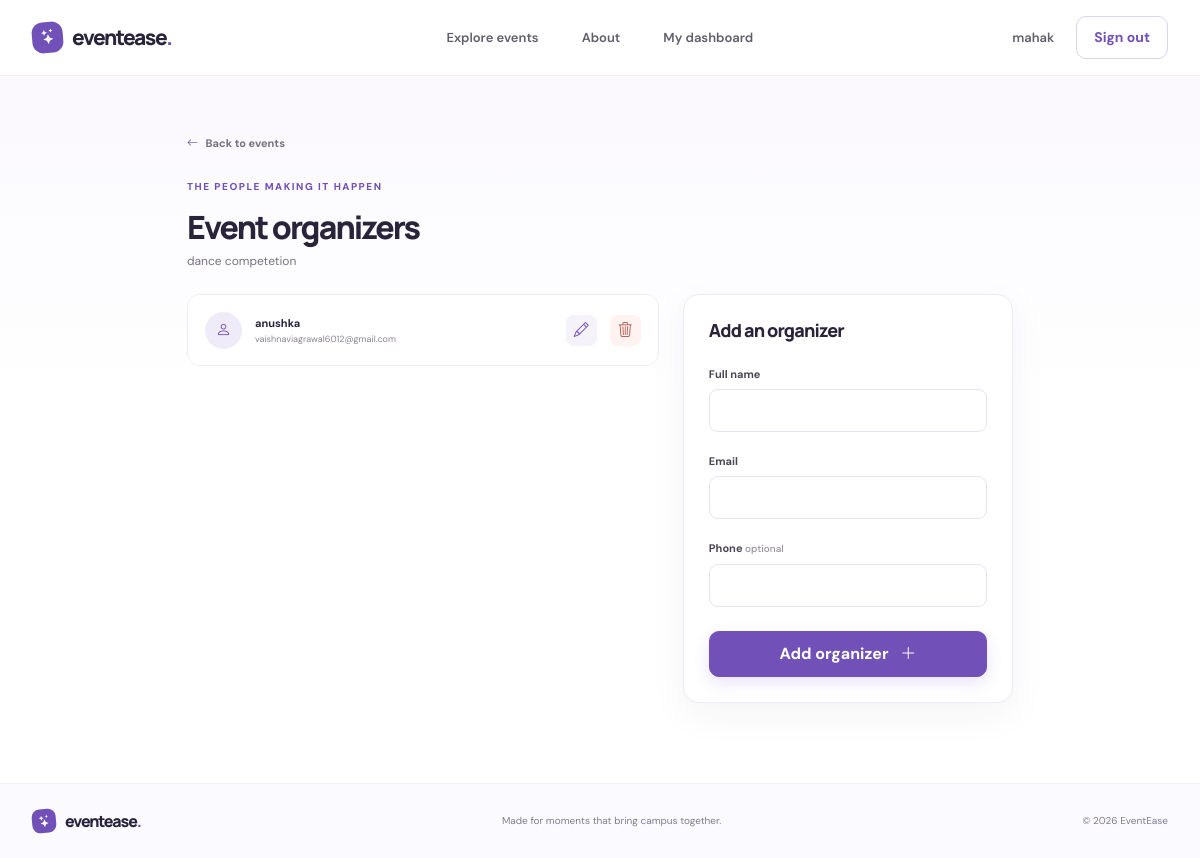
The app's page /admin/events/1/organizers (signed in) with its own data.
### models.py (models this page shows, shortened)
class User(UserMixin, db.Model):
    __table_args__ = (
        CheckConstraint("role IN ('super_admin', 'admin', 'student')", name="ck_user_role"),
    )
    id = db.Column(db.Integer, primary_key=True)
    full_name = db.Column(db.String(120), nullable=False)
    email = db.Column(db.String(254), unique=True, nullable=False, index=True)
    password_hash = db.Column(db.String(256), nullable=False)
    role = db.Column(db.String(20), nullable=False)
    is_approved = db.Column(db.Boolean, nullable=False, default=True)
    is_active_account = db.Column(db.Boolean, nullable=False, default=True)
    employee_id = db.Column(db.String(60), unique=True)
    enrollment_number = db.Column(db.String(60), unique=True)
    department = db.Column(db.String(120))
    course_year = db.Column(db.String(80))
    created_at = db.Column(db.DateTime, nullable=False, default=utcnow)
    registrations = db.relationship("Registration", back_populates="student", cascade="all, delete-orphan")
    attendances = db.relationship("Attendance", back_populates="student", cascade="all, delete-orphan")
    certificates = db.relationship("Certificate", back_populates="student", cascade="all, delete-orphan")
    @property
    def is_active(self):
        return self.is_active_account and (self.role != "admin" or self.is_approved)

class Event(db.Model):
    __table_args__ = (CheckConstraint("capacity > 0", name="ck_event_capacity_positive"),)
    id = db.Column(db.Integer, primary_key=True)
    title = db.Column(db.String(180), nullable=False)
    description = db.Column(db.Text, nullable=False)
    venue = db.Column(db.String(180), nullable=False)
    event_date = db.Column(db.Date, nullable=False, index=True)
    start_time = db.Column(db.Time, nullable=False)
    end_time = db.Column(db.Time, nullable=False)
    registration_opens = db.Column(db.DateTime, nullable=False)
    registration_closes = db.Column(db.DateTime, nullable=False)
    category = db.Column(db.String(80), nullable=False)
    capacity = db.Column(db.Integer, nullable=False)
    poster_filename = db.Column(db.String(255))
    attendance_token = db.Column(db.String(64), unique=True, nullable=False)
    created_by_id = db.Column(db.Integer, db.ForeignKey("user.id"), nullable=False)
    registrations = db.relationship("Registration", back_populates="event", cascade="all, delete-orphan")
    organizers = db.relationship("Organizer", back_populates="event", cascade="all, delete-orphan")
    attendances = db.relationship("Attendance", back_populates="event", cascade="all, delete-orphan")
    certificate_template = db.relationship(
        "CertificateTemplate", back_populates="event", uselist=False, cascade="all, delete-orphan"
    )
    certificates = db.relationship("Certificate", back_populates="event", cascade="all, delete-orphan")

class Organizer(db.Model):
    id = db.Column(db.Integer, primary_key=True)
    event_id = db.Column(db.Integer, db.ForeignKey("event.id"), nullable=False)
    name = db.Column(db.String(120), nullable=False)
    email = db.Column(db.String(254), nullable=False)
    phone = db.Column(db.String(40))
    event = db.relationship("Event", back_populates="organizers")

### app.py (the view, shortened to what this page needs)
    @app.route("/admin/events/<int:event_id>/organizers", methods=["GET", "POST"])
    @roles_required("admin", "super_admin")
    def organizers(event_id):
        event = event_or_404(event_id)
        if not can_manage_event(event):
            abort(403)
        return render_template("organizers.html", event=event)

### templates/organizers.html (shortened to what this page needs)
{% extends "base.html" %}
{% block content %}
<section class="dashboard-wrap"><div class="container form-page-container"><a class="auth-back" href="{{ url_for('manage_events') }}"><i class="bi bi-arrow-left"></i> Back to events</a>
<div class="page-title-row mt-4"><div><div class="eyebrow">The people making it happen</div><h1>Event organizers</h1><p>{{ event.title }}</p></div></div>
<div class="row g-4"><div class="col-lg-7"><div class="simple-list">{% for organizer in event.organizers %}<div class="simple-list-row"><span class="list-avatar"><i class="bi bi-person"></i></span><span class="list-main"><strong>{{ organizer.name }}</strong><small>{{ organizer.email }}{% if organizer.phone %} · {{ organizer.phone }}{% endif %}</small></span><a class="icon-action" href="{{ url_for('edit_organizer', organizer_id=organizer.id) }}" title="Edit organizer"><i class="bi bi-pencil"></i></a><form method="post" action="{{ url_for('delete_organizer', organizer_id=organizer.id) }}" onsubmit="return confirm('Remove this organizer?')"><input type="hidden" name="csrf_token" value="{{ csrf_token() }}"><button class="icon-action icon-action-danger" title="Remove organizer"><i class="bi bi-trash3"></i></button></form></div>{% else %}<div class="empty-state"><p>No organizers added yet.</p></div>{% endfor %}</div></div>
<div class="col-lg-5"><form method="post" class="form-panel"><input type="hidden" name="csrf_token" value="{{ csrf_token() }}"><h3 class="form-panel-title">Add an organizer</h3><label class="form-label">Full name</label><input class="form-control mb-3" name="name" required><label class="form-label">Email</label><input class="form-control mb-3" name="email" type="email" required><label class="form-label">Phone <span class="field-hint">optional</span></label><input class="form-control" name="phone"><button class="btn btn-primary-purple w-100 mt-4">Add organizer <i class="bi bi-plus-lg ms-2"></i></button></form></div>
</div></div></section>
{% endblock %}

### templates/base.html (shortened to what this page needs)
<!doctype html>
<html lang="en">
<head>
  <link href="https://cdn.jsdelivr.net/npm/bootstrap@5.3.3/dist/css/bootstrap.min.css" rel="stylesheet">
  <link href="https://cdn.jsdelivr.net/npm/bootstrap-icons@1.11.3/font/bootstrap-icons.min.css" rel="stylesheet">
  <link href="{{ url_for('static', filename='css/style.css') }}" rel="stylesheet">
</head>
<body>
<nav class="navbar navbar-expand-lg navbar-light site-nav">
  <div class="container">
    <a class="navbar-brand brand" href="{{ url_for('home') }}"><span class="brand-mark"><i class="bi bi-stars"></i></span> eventease<span class="brand-period">.</span></a>
    <div class="collapse navbar-collapse" id="mainNav">
      <ul class="navbar-nav mx-auto">
        <li class="nav-item"><a class="nav-link" href="{{ url_for('events') }}">Explore events</a></li>
        <li class="nav-item"><a class="nav-link" href="{{ url_for('about') }}">About</a></li>
        {% if current_user.is_authenticated %}
        <li class="nav-item"><a class="nav-link" href="{{ url_for('dashboard') }}">My dashboard</a></li>
        {% endif %}
      </ul>
      <div class="nav-actions">
        {% if current_user.is_authenticated %}
          <span class="nav-greeting d-none d-lg-inline">{{ current_user.full_name.split()[0] }}</span>
          <form method="post" action="{{ url_for('logout') }}" class="d-inline"><input type="hidden" name="csrf_token" value="{{ csrf_token() }}"><button class="btn btn-outline-purple btn-sm">Sign out</button></form>
        {% else %}
          <a class="nav-login" href="{{ url_for('login', role='student') }}">Log in</a>
          <a class="btn btn-primary-purple btn-sm" href="{{ url_for('get_started') }}">Get started <i class="bi bi-arrow-up-right ms-1"></i></a>
        {% endif %}
      </div>
    </div>
  </div>
</nav>
<main>
  {% block content %}{% endblock %}
</main>
<footer class="site-footer">
  <div class="container d-flex flex-wrap justify-content-between align-items-center gap-3">
    <a class="brand footer-brand" href="{{ url_for('home') }}"><span class="brand-mark"><i class="bi bi-stars"></i></span> eventease<span class="brand-period">.</span></a>
    <span>Made for moments that bring campus together.</span>
    <span>© {{ today.year }} EventEase</span>
  </div>
</footer>
</body>
</html>

### static/css/style.css (style rules this page uses)
:root { --ink: #29243a; --muted: #777284; --purple: #7151b8; --purple-dark: #543b91; --lavender: #f5f1fc; --lavender-strong: #e9e1f8; --line: #ece9f1; --white: #fff; --green: #2e7d62; --shadow: 0 16px 48px rgba(48, 34, 79, .08); --font-display: "Manrope", "DM Sans", sans-serif; --font-body: "DM Sans", sans-serif; }
* { box-sizing: border-box; }
body { background: #fff; color: var(--ink); font-family: var(--font-body); font-size: 15px; line-height: 1.65; }
a { color: inherit; text-decoration: none; }
h1, h2, h3, h4, .brand { font-family: var(--font-display); letter-spacing: -.045em; }
h1, h2, h3, p { margin-top: 0; }
.container { max-width: 1160px; }
.site-nav { background: rgba(255,255,255,.92); border-bottom: 1px solid rgba(236,233,241,.75); min-height: 76px; position: relative; z-index: 20; }
.brand { align-items: center; color: var(--ink); display: inline-flex; font-size: 21px; font-weight: 800; letter-spacing: -.07em; }
.brand-mark { align-items: center; background: var(--purple); border-radius: 11px; color: #fff; display: inline-flex; font-size: 15px; height: 31px; justify-content: center; margin-right: 9px; transform: rotate(-5deg); width: 31px; }
.brand-period { color: var(--purple); }
.navbar-nav { gap: 27px; }
.navbar-nav .nav-link { color: #615d6b; font-size: 13px; font-weight: 600; transition: color .2s ease; }
.nav-actions { align-items: center; display: flex; gap: 22px; }
.nav-login, .nav-greeting { color: #625e6b; font-size: 13px; font-weight: 600; }
.btn { border-radius: 10px; font-weight: 700; padding: 10px 17px; transition: transform .2s ease, box-shadow .2s ease, background .2s ease; }
.btn-primary-purple { background: var(--purple); border: 1px solid var(--purple); box-shadow: 0 6px 16px rgba(113,81,184,.16); color: #fff; }
.btn-outline-purple { background: #fff; border: 1px solid #dcd3ee; color: var(--purple); }
.eyebrow { color: var(--purple); font-size: 10px; font-weight: 800; letter-spacing: .15em; margin-bottom: 13px; text-transform: uppercase; }
.site-footer { background: #fbfaff; border-top: 1px solid #f0edf4; color: #817c8c; font-size: 10px; padding: 24px 0; }
.footer-brand { font-size: 16px; }
.footer-brand .brand-mark { border-radius: 8px; font-size: 12px; height: 24px; width: 24px; }
.auth-back { color: #777180; font-size: 11px; font-weight: 700; }
.auth-back i { color: var(--purple); margin-right: 5px; }
.form-panel { background: white; border: 1px solid #eeeaf3; border-radius: 16px; box-shadow: 0 12px 38px rgba(48,34,79,.05); padding: 25px; }
.form-label { color: #4b4656; font-size: 11px; font-weight: 700; margin-bottom: 6px; }
.field-hint, .form-help { color: #96909f; font-size: 10px; font-weight: 500; }
.form-control, .form-select { border: 1px solid #e8e4ed; border-radius: 9px; color: var(--ink); font-size: 12px; min-height: 43px; }
.dashboard-wrap { background: linear-gradient(180deg,#faf8fd 0,#fff 320px); min-height: 74vh; padding: 54px 0 80px; }
.simple-list { border: 1px solid #eeeaf3; border-radius: 13px; overflow: hidden; }
.simple-list-row { align-items: center; background: #fff; border-bottom: 1px solid #f0edf4; display: flex; gap: 13px; min-height: 70px; padding: 12px 17px; }
.simple-list-row:last-child { border-bottom: 0; }
.list-main { flex: 1; min-width: 0; }
.list-main strong, .list-main small { display: block; }
.list-main strong { font-size: 11px; }
.list-main small { color: #898392; font-size: 9px; }
.list-avatar { align-items: center; background: #f0ebf8; border-radius: 50%; color: var(--purple); display: flex; height: 37px; justify-content: center; width: 37px; }
.page-title-row { align-items: center; display: flex; justify-content: space-between; margin-bottom: 23px; }
.page-title-row h1 { font-size: 32px; font-weight: 800; letter-spacing: -.06em; margin: 0 0 5px; }
.page-title-row p { color: var(--muted); font-size: 12px; margin: 0; }
.icon-action { align-items: center; background: #f5f2f9; border: 0; border-radius: 8px; color: var(--purple); cursor: pointer; display: inline-flex; height: 31px; justify-content: center; width: 31px; }
.icon-action-danger { background: #fff3f1; color: #b75f54; }
.form-page-container { max-width: 850px; }
.form-panel-title { font-size: 18px; font-weight: 800; margin-bottom: 19px; }

### records on screen
User: full_name "mahak"
Event: title "dance competetion"
Organizer: name "anushka", email "vaishnaviagrawal6012@gmail.com"
